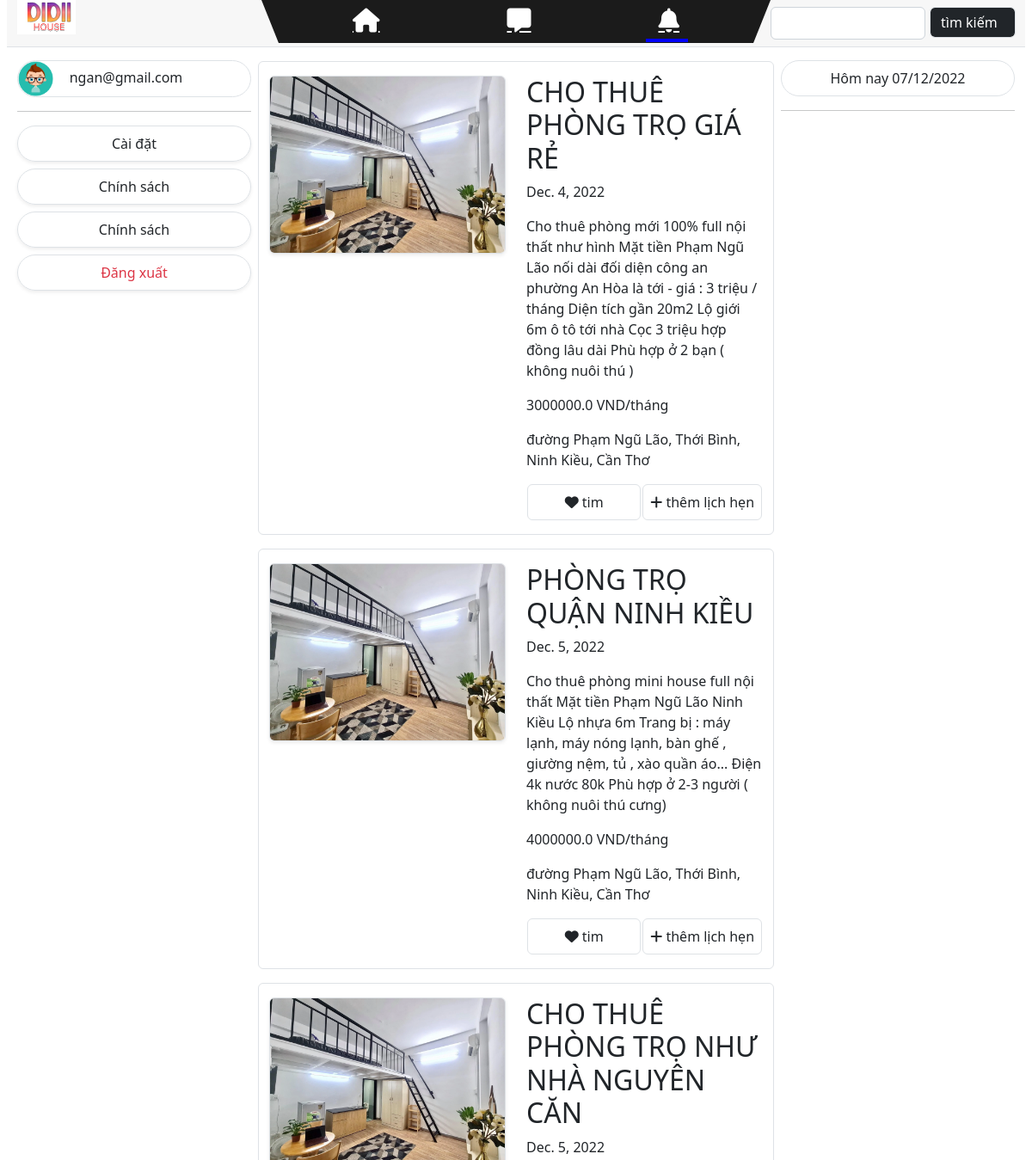
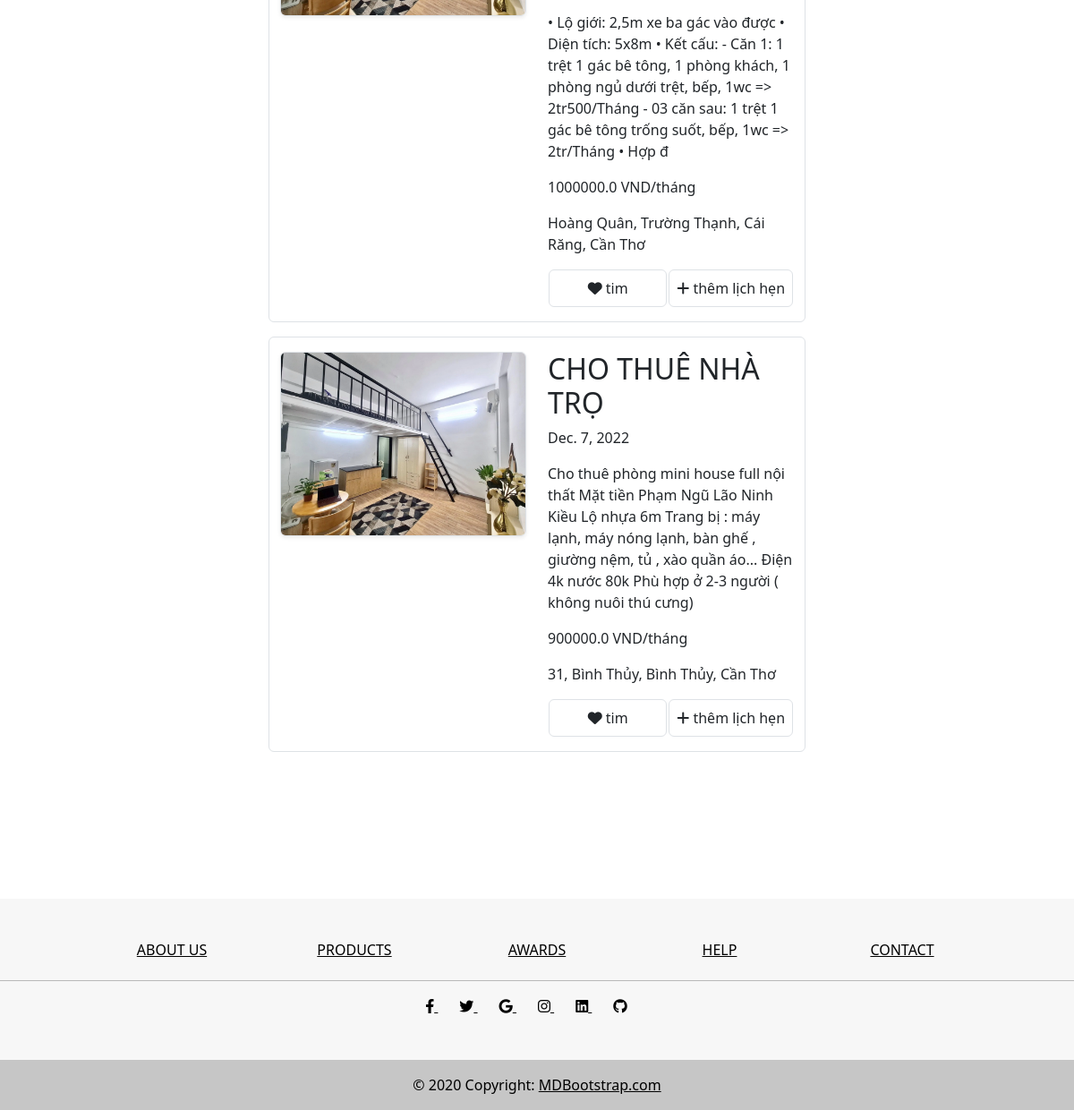
Screenshot of /didii/index/ (signed in) with the database file from the repository (2 pictures, top to bottom).
### didii/models.py (models this page shows, shortened)
class post(models.Model):
    id_post = models.AutoField(primary_key=True)
    id_landlord = models.ForeignKey(landlord, on_delete=models.DO_NOTHING)
    date = models.DateField()
    title = models.CharField(max_length=50)
    content = models.CharField(max_length=250)
    img = models.ImageField(upload_to='images/', default="")
    id_add = models.ForeignKey(address, on_delete=models.CASCADE, to_field='id_add')
    id_interact = models.ForeignKey("interact", on_delete=models.CASCADE, to_field='id_interact')
    vote = models.FloatField()
    cost = models.FloatField()
    status = models.BooleanField()
    def get_id_add(self):
        return self.id_add

class address(models.Model):
    id_add = models.CharField(max_length=10, primary_key=True)
    city = models.CharField(max_length=20)
    district = models.CharField(max_length=20)
    ward = models.CharField(max_length=20)
    street = models.CharField(max_length=20)
    def get_address(self):
        return self.street + ", " + self.ward + ", " + self.district + ", " + self.city

### didii/views.py (the view)
# urls.py: path('index/', views.renderIndex, name='index'),
def renderIndex(request):
    posts = post.objects.all()
    sessions = Session.objects.all().first()
    calendars = ''
    if sessions is not None:
        if request.session['id_gr'] == 'CT':
            print(request.session['email'])
            calendars = schedule.objects.filter(email_ll = landlord.objects.get(email = request.session['email']))
        if request.session['id_gr'] == 'KH':
            calendars = schedule.objects.filter(email_cus = customer.objects.get(email = request.session['email']))
        return render(request, 'index.html', {'url': 'logout/', 'text': "Đăng xuất", 'posts': posts, 'calendars': calendars})
    if sessions is None:
        return render(request, 'index.html', {'url': 'login/', 'text': "Đăng nhập", 'posts': posts})

### didii/templates/index.html (shortened to what this page needs)
{% load static %}
<!DOCTYPE html>
<html lang="en">
  <head>
    {% include 'snippets/link.html' %}
  </head>
  <body>
    {% include './snippets/header.html' with message=message%}
    <div class="row mx-2 main">
      {% include './snippets/left_side.html' with name=name text=text %}
      {%include './snippets/content.html' with posts=posts %}
      {% include './snippets/right_side.html' with calendars=calendars %}
    </div>
    {% include "./snippets/footer.html" %}
  </body>
</html>

### didii/templates/snippets/content.html
{% load static %}
<div class="col-6 px-2">
    {% for post in posts %}
        <div class="post-wrapper row my-3 py-3 border rounded">
            <div class="post-img col-6">
                <img src="{% static 'media/' %}{{ post.img }}" class="img-fluid border shadow-sm rounded">
            </div>
            <div class="post-info col-6">
                <div class="post-test">
                    <h2>{{ post.title }}</h2>
                    <p>{{ post.date }}</p>
                    <p>{{ post.content }}</p>
                    <p>{{ post.cost }} VND/tháng</p>
                    <p>{{ post.get_id_add.get_address}}</p>
                </div>
                <div class="post-btn d-flex justify-content-around">
                    <a href="heart={{ post.id_post }}/" class="text-reset border p-2 rounded" style="width: 132.45px; text-align: center; text-decoration: none">
                        <i class="fa-solid fa-heart"></i>
                        tim
                    </a>
                    <a href="add_book={{ post.id_post }}/" class="text-reset border p-2 rounded" style="text-decoration: none">
                        <i class="fa-solid fa-plus"></i>
                        thêm lịch hẹn
                    </a>
                </div>
            </div>
        </div>
    {% endfor %}
</div>

### didii/static/css/index.css (style rules this page uses)
body { position: relative; }

### rows the page displays
post: img (picture), title "CHO THUÊ PHÒNG TRỌ GIÁ RẺ", date "Dec. 4, 2022", content "Cho thuê phòng mới 100% full nội thất như hình Mặt tiền Phạm Ngũ Lão nối dài đối diện công an phường An Hòa là tới - giá : 3 triệu / tháng Diện tích gần 20m2 Lộ giới 6m ô tô tới nhà Cọc 3 triệu hợp đồng lâu dài Phù hợp ở 2 bạn ( không nuôi thú )", cost "3000000.0", get_id_add.get_address "đường Phạm Ngũ Lão, Thới Bình, Ninh Kiều, Cần Thơ"
post: img (picture), title "PHÒNG TRỌ QUẬN NINH KIỀU", date "Dec. 5, 2022", content "Cho thuê phòng mini house full nội thất Mặt tiền Phạm Ngũ Lão Ninh Kiều Lộ nhựa 6m Trang bị : máy lạnh, máy nóng lạnh, bàn ghế , giường nệm, tủ , xào quần áo... Điện 4k nước 80k Phù hợp ở 2-3 người ( không nuôi thú cưng)", cost "4000000.0", get_id_add.get_address "đường Phạm Ngũ Lão, Thới Bình, Ninh Kiều, Cần Thơ"
post: img (picture), title "CHO THUÊ PHÒNG TRỌ NHƯ NHÀ NGUYÊN CĂN", date "Dec. 5, 2022", content "• Lộ giới: 2,5m xe ba gác vào được • Diện tích: 5x8m • Kết cấu: - Căn 1: 1 trệt 1 gác bê tông, 1 phòng khách, 1 phòng ngủ dưới trệt, bếp, 1wc => 2tr500/Tháng - 03 căn sau: 1 trệt 1 gác bê tông trống suốt, bếp, 1wc => 2tr/Tháng • Hợp đ", cost "1000000.0", get_id_add.get_address "Hoàng Quân, Trường Thạnh, Cái Răng, Cần Thơ"
post: img (picture), title "CHO THUÊ NHÀ TRỌ", date "Dec. 7, 2022", content "Cho thuê phòng mini house full nội thất Mặt tiền Phạm Ngũ Lão Ninh Kiều Lộ nhựa 6m Trang bị : máy lạnh, máy nóng lạnh, bàn ghế , giường nệm, tủ , xào quần áo... Điện 4k nước 80k Phù hợp ở 2-3 người ( không nuôi thú cưng)", cost "900000.0", get_id_add.get_address "31, Bình Thủy, Bình Thủy, Cần Thơ"

### other values shown
{{ request.session.name }} "ngan@gmail.com"
{{ text }} "Đăng xuất"
